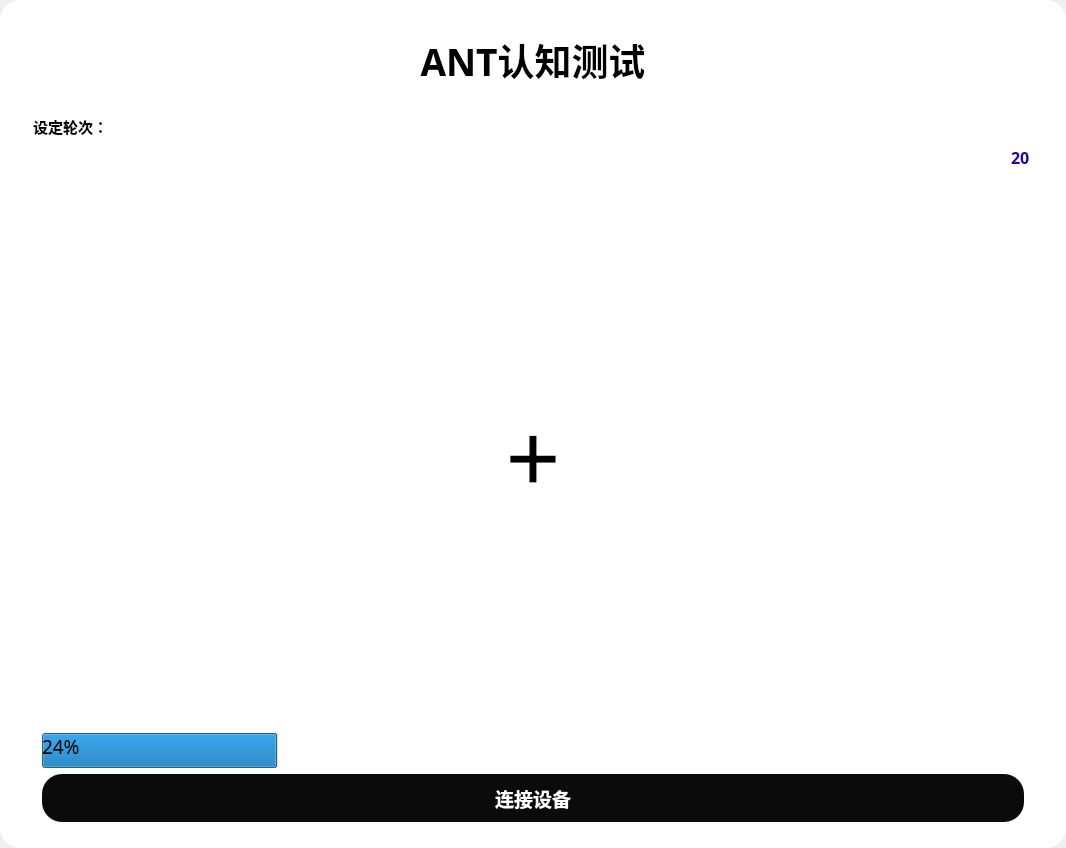
<?xml version="1.0" encoding="UTF-8"?>
<ui version="4.0">
 <class>MainWindow</class>
 <widget class="QMainWindow" name="MainWindow">
  <property name="geometry">
   <rect>
    <x>0</x>
    <y>0</y>
    <width>1066</width>
    <height>807</height>
   </rect>
  </property>
  <property name="windowTitle">
   <string>MainWindow</string>
  </property>
  <property name="styleSheet">
   <string notr="true">border-radius:10px </string>
  </property>
  <widget class="QWidget" name="centralwidget">
   <property name="styleSheet">
    <string notr="true">border-radius:20px </string>
   </property>
   <layout class="QHBoxLayout" name="horizontalLayout">
    <property name="spacing">
     <number>0</number>
    </property>
    <property name="leftMargin">
     <number>0</number>
    </property>
    <property name="topMargin">
     <number>0</number>
    </property>
    <property name="rightMargin">
     <number>0</number>
    </property>
    <property name="bottomMargin">
     <number>0</number>
    </property>
    <item>
     <widget class="QFrame" name="frame_6">
      <property name="styleSheet">
       <string notr="true">background-color:rgb(255, 255, 255);
border-radius:20px </string>
      </property>
      <property name="frameShape">
       <enum>QFrame::StyledPanel</enum>
      </property>
      <property name="frameShadow">
       <enum>QFrame::Raised</enum>
      </property>
      <layout class="QGridLayout" name="gridLayout">
       <item row="0" column="0">
        <widget class="QFrame" name="frame_4">
         <property name="styleSheet">
          <string notr="true">QFrame{
	image: none;
background-color: rgba(255, 255, 255, 20%);
border-radius:6px 
}
QLabel{

	background-color: rgba(255, 255, 255, 0);
}</string>
         </property>
         <property name="frameShape">
          <enum>QFrame::StyledPanel</enum>
         </property>
         <property name="frameShadow">
          <enum>QFrame::Raised</enum>
         </property>
         <layout class="QVBoxLayout" name="verticalLayout_7" stretch="0,0,0,0">
          <property name="spacing">
           <number>4</number>
          </property>
          <property name="leftMargin">
           <number>24</number>
          </property>
          <property name="topMargin">
           <number>24</number>
          </property>
          <property name="rightMargin">
           <number>24</number>
          </property>
          <property name="bottomMargin">
           <number>8</number>
          </property>
          <item>
           <widget class="QFrame" name="frame_12">
            <property name="styleSheet">
             <string notr="true">background-color: rgba(255, 255, 255, 0);</string>
            </property>
            <property name="frameShape">
             <enum>QFrame::StyledPanel</enum>
            </property>
            <property name="frameShadow">
             <enum>QFrame::Raised</enum>
            </property>
            <layout class="QVBoxLayout" name="verticalLayout_8">
             <property name="spacing">
              <number>6</number>
             </property>
             <property name="leftMargin">
              <number>0</number>
             </property>
             <property name="topMargin">
              <number>0</number>
             </property>
             <property name="rightMargin">
              <number>0</number>
             </property>
             <property name="bottomMargin">
              <number>24</number>
             </property>
             <item>
              <widget class="QPushButton" name="pushButton_eye">
               <property name="font">
                <font>
                 <family>微软雅黑</family>
                 <pointsize>28</pointsize>
                 <weight>75</weight>
                 <bold>true</bold>
                </font>
               </property>
               <property name="text">
                <string>ANT认知测试</string>
               </property>
              </widget>
             </item>
            </layout>
           </widget>
          </item>
          <item>
           <widget class="QLabel" name="label">
            <property name="font">
             <font>
              <family>微软雅黑</family>
              <pointsize>11</pointsize>
              <weight>75</weight>
              <bold>true</bold>
             </font>
            </property>
            <property name="text">
             <string>设定轮次：</string>
            </property>
           </widget>
          </item>
          <item>
           <widget class="QLineEdit" name="LineEdit">
            <property name="minimumSize">
             <size>
              <width>0</width>
              <height>30</height>
             </size>
            </property>
            <property name="font">
             <font>
              <family>微软雅黑</family>
              <pointsize>12</pointsize>
              <weight>75</weight>
              <bold>true</bold>
             </font>
            </property>
            <property name="layoutDirection">
             <enum>Qt::LeftToRight</enum>
            </property>
            <property name="styleSheet">
             <string notr="true">border-radius:8px ;color:rgb(37, 2, 176)</string>
            </property>
            <property name="text">
             <string>20</string>
            </property>
            <property name="alignment">
             <set>Qt::AlignRight|Qt::AlignTrailing|Qt::AlignVCenter</set>
            </property>
           </widget>
          </item>
          <item>
           <widget class="QFrame" name="frame_16">
            <property name="styleSheet">
             <string notr="true">background-color: rgba(255, 255, 255, 0);</string>
            </property>
            <property name="frameShape">
             <enum>QFrame::StyledPanel</enum>
            </property>
            <property name="frameShadow">
             <enum>QFrame::Raised</enum>
            </property>
            <layout class="QVBoxLayout" name="verticalLayout_10">
             <item>
              <layout class="QGridLayout" name="gridLayout_5">
               <property name="spacing">
                <number>1</number>
               </property>
               <item row="1" column="3">
                <widget class="QLabel" name="label_24">
                 <property name="font">
                  <font>
                   <family>微软雅黑</family>
                   <pointsize>28</pointsize>
                   <weight>75</weight>
                   <bold>true</bold>
                  </font>
                 </property>
                 <property name="text">
                  <string/>
                 </property>
                 <property name="alignment">
                  <set>Qt::AlignCenter</set>
                 </property>
                </widget>
               </item>
               <item row="2" column="3">
                <widget class="QLabel" name="label_34">
                 <property name="minimumSize">
                  <size>
                   <width>0</width>
                   <height>180</height>
                  </size>
                 </property>
                 <property name="font">
                  <font>
                   <family>微软雅黑</family>
                   <pointsize>36</pointsize>
                   <weight>75</weight>
                   <bold>true</bold>
                  </font>
                 </property>
                 <property name="text">
                  <string/>
                 </property>
                 <property name="alignment">
                  <set>Qt::AlignCenter</set>
                 </property>
                </widget>
               </item>
               <item row="0" column="4">
                <widget class="QLabel" name="label_15">
                 <property name="minimumSize">
                  <size>
                   <width>0</width>
                   <height>180</height>
                  </size>
                 </property>
                 <property name="font">
                  <font>
                   <family>微软雅黑</family>
                   <pointsize>36</pointsize>
                   <weight>75</weight>
                   <bold>true</bold>
                  </font>
                 </property>
                 <property name="text">
                  <string/>
                 </property>
                 <property name="alignment">
                  <set>Qt::AlignCenter</set>
                 </property>
                </widget>
               </item>
               <item row="2" column="4">
                <widget class="QLabel" name="label_35">
                 <property name="font">
                  <font>
                   <family>微软雅黑</family>
                   <pointsize>36</pointsize>
                   <weight>75</weight>
                   <bold>true</bold>
                  </font>
                 </property>
                 <property name="text">
                  <string/>
                 </property>
                 <property name="alignment">
                  <set>Qt::AlignCenter</set>
                 </property>
                </widget>
               </item>
               <item row="0" column="1">
                <widget class="QLabel" name="label_12">
                 <property name="font">
                  <font>
                   <family>微软雅黑</family>
                   <pointsize>36</pointsize>
                   <weight>75</weight>
                   <bold>true</bold>
                  </font>
                 </property>
                 <property name="text">
                  <string/>
                 </property>
                 <property name="alignment">
                  <set>Qt::AlignCenter</set>
                 </property>
                </widget>
               </item>
               <item row="2" column="1">
                <widget class="QLabel" name="label_32">
                 <property name="font">
                  <font>
                   <family>微软雅黑</family>
                   <pointsize>36</pointsize>
                   <weight>75</weight>
                   <bold>true</bold>
                  </font>
                 </property>
                 <property name="text">
                  <string/>
                 </property>
                 <property name="alignment">
                  <set>Qt::AlignCenter</set>
                 </property>
                </widget>
               </item>
               <item row="0" column="0">
                <widget class="QLabel" name="label_11">
                 <property name="font">
                  <font>
                   <family>微软雅黑</family>
                   <pointsize>36</pointsize>
                   <weight>75</weight>
                   <bold>true</bold>
                  </font>
                 </property>
                 <property name="text">
                  <string/>
                 </property>
                 <property name="alignment">
                  <set>Qt::AlignCenter</set>
                 </property>
                </widget>
               </item>
               <item row="1" column="2">
                <widget class="QLabel" name="label_23">
                 <property name="font">
                  <font>
                   <family>微软雅黑</family>
                   <pointsize>72</pointsize>
                   <weight>50</weight>
                   <bold>false</bold>
                  </font>
                 </property>
                 <property name="text">
                  <string>+</string>
                 </property>
                 <property name="alignment">
                  <set>Qt::AlignCenter</set>
                 </property>
                </widget>
               </item>
               <item row="2" column="0">
                <widget class="QLabel" name="label_31">
                 <property name="font">
                  <font>
                   <family>微软雅黑</family>
                   <pointsize>36</pointsize>
                   <weight>75</weight>
                   <bold>true</bold>
                  </font>
                 </property>
                 <property name="text">
                  <string/>
                 </property>
                 <property name="alignment">
                  <set>Qt::AlignCenter</set>
                 </property>
                </widget>
               </item>
               <item row="1" column="4">
                <widget class="QLabel" name="label_25">
                 <property name="minimumSize">
                  <size>
                   <width>0</width>
                   <height>180</height>
                  </size>
                 </property>
                 <property name="font">
                  <font>
                   <family>微软雅黑</family>
                   <pointsize>28</pointsize>
                   <weight>75</weight>
                   <bold>true</bold>
                  </font>
                 </property>
                 <property name="text">
                  <string/>
                 </property>
                 <property name="alignment">
                  <set>Qt::AlignCenter</set>
                 </property>
                </widget>
               </item>
               <item row="2" column="2">
                <widget class="QLabel" name="label_33">
                 <property name="font">
                  <font>
                   <family>微软雅黑</family>
                   <pointsize>36</pointsize>
                   <weight>75</weight>
                   <bold>true</bold>
                  </font>
                 </property>
                 <property name="text">
                  <string/>
                 </property>
                 <property name="alignment">
                  <set>Qt::AlignCenter</set>
                 </property>
                </widget>
               </item>
               <item row="0" column="2">
                <widget class="QLabel" name="label_13">
                 <property name="font">
                  <font>
                   <family>微软雅黑</family>
                   <pointsize>36</pointsize>
                   <weight>75</weight>
                   <bold>true</bold>
                  </font>
                 </property>
                 <property name="text">
                  <string/>
                 </property>
                 <property name="alignment">
                  <set>Qt::AlignCenter</set>
                 </property>
                </widget>
               </item>
               <item row="1" column="0">
                <widget class="QLabel" name="label_21">
                 <property name="font">
                  <font>
                   <family>微软雅黑</family>
                   <pointsize>28</pointsize>
                   <weight>75</weight>
                   <bold>true</bold>
                  </font>
                 </property>
                 <property name="text">
                  <string/>
                 </property>
                 <property name="alignment">
                  <set>Qt::AlignCenter</set>
                 </property>
                </widget>
               </item>
               <item row="0" column="3">
                <widget class="QLabel" name="label_14">
                 <property name="font">
                  <font>
                   <family>微软雅黑</family>
                   <pointsize>36</pointsize>
                   <weight>75</weight>
                   <bold>true</bold>
                  </font>
                 </property>
                 <property name="text">
                  <string/>
                 </property>
                 <property name="alignment">
                  <set>Qt::AlignCenter</set>
                 </property>
                </widget>
               </item>
               <item row="1" column="1">
                <widget class="QLabel" name="label_22">
                 <property name="font">
                  <font>
                   <family>微软雅黑</family>
                   <pointsize>28</pointsize>
                   <weight>75</weight>
                   <bold>true</bold>
                  </font>
                 </property>
                 <property name="text">
                  <string/>
                 </property>
                 <property name="alignment">
                  <set>Qt::AlignCenter</set>
                 </property>
                </widget>
               </item>
              </layout>
             </item>
             <item>
              <spacer name="verticalSpacer_5">
               <property name="orientation">
                <enum>Qt::Vertical</enum>
               </property>
               <property name="sizeHint" stdset="0">
                <size>
                 <width>20</width>
                 <height>40</height>
                </size>
               </property>
              </spacer>
             </item>
             <item>
              <widget class="QProgressBar" name="progressBar">
               <property name="font">
                <font>
                 <family>Agency FB</family>
                 <pointsize>14</pointsize>
                </font>
               </property>
               <property name="value">
                <number>24</number>
               </property>
              </widget>
             </item>
             <item>
              <widget class="QPushButton" name="exitButton">
               <property name="minimumSize">
                <size>
                 <width>0</width>
                 <height>48</height>
                </size>
               </property>
               <property name="font">
                <font>
                 <family>微软雅黑</family>
                 <pointsize>14</pointsize>
                 <weight>75</weight>
                 <bold>true</bold>
                </font>
               </property>
               <property name="styleSheet">
                <string notr="true">QPushButton{
	background-color: rgb(11, 11, 11);
	border-radius:20px ;
	color: rgb(255, 255, 255);


}</string>
               </property>
               <property name="text">
                <string>连接设备</string>
               </property>
              </widget>
             </item>
            </layout>
           </widget>
          </item>
         </layout>
        </widget>
       </item>
      </layout>
     </widget>
    </item>
   </layout>
  </widget>
 </widget>
 <resources>
  <include location="resources.qrc"/>
 </resources>
 <connections/>
</ui>
